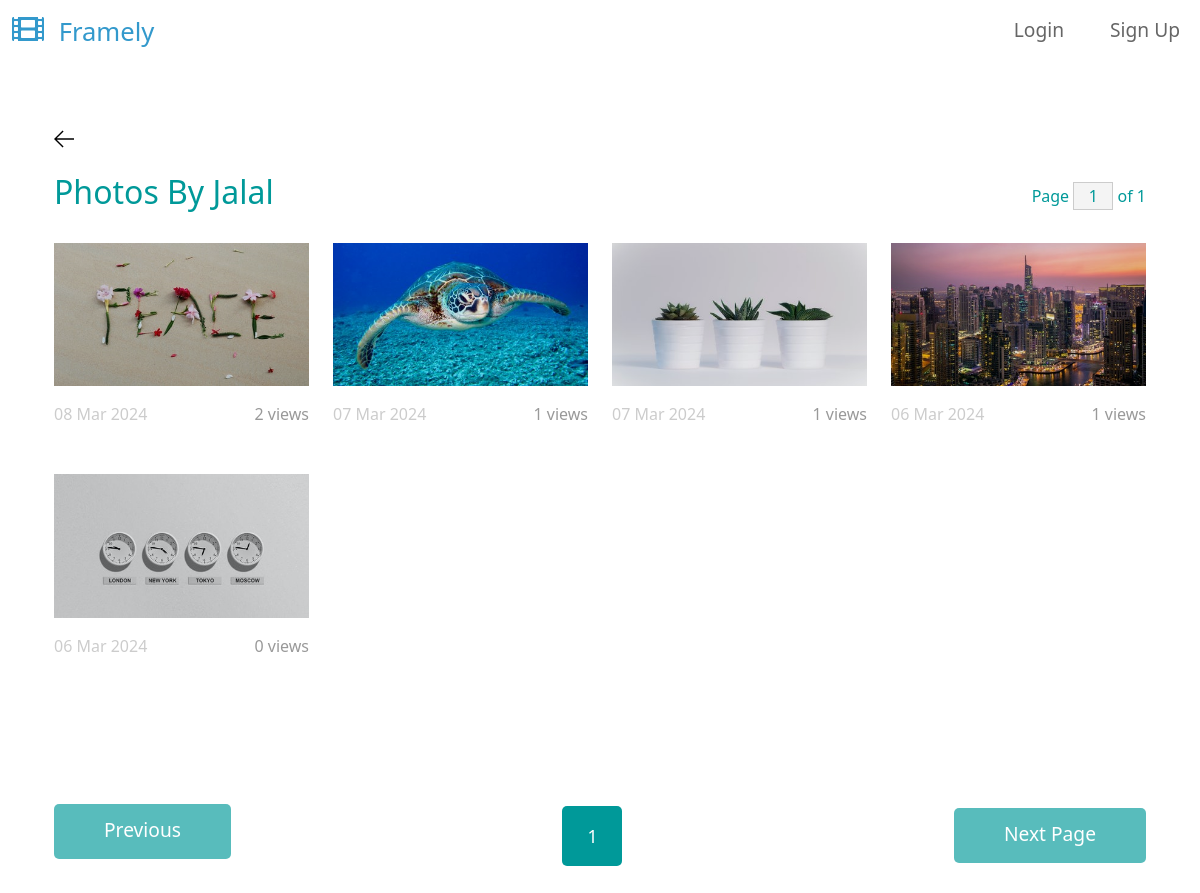
Page /photo-list/Jalal/ on the committed database.
### base/models.py (models this page shows, shortened)
class Photo(models.Model):
    user = models.ForeignKey(
        settings.AUTH_USER_MODEL, on_delete=models.CASCADE, null=True, blank=True
    )
    short_title = models.CharField(max_length=15)
    slug = models.SlugField(blank=True)
    image = models.ImageField(max_length=200)
    created = models.DateField(auto_now_add=True)
    views = models.ManyToManyField(
        settings.AUTH_USER_MODEL,
        related_name="photos_viewed",
    )
    class Meta:
        ordering = ["-created", "-id"]

### base/views.py (the view)
class UserPhotoList(View, PaginatePhotoModelMixin):
    def get(self, request, username):
        user = User.objects.get(username=username)
        user_photo_list = Photo.objects.filter(user=user)
        page = request.GET.get("page") or 1
        context = self.get_context_data(page=page, queryset=user_photo_list)
        context["heading_txt"] = f"Photos By {user.username}"
        return render(request, "photo-list.html", context)

### base/mixins.py (called while the page is built)
    def get_context_data(self, page, per_page=8, queryset=Photo.objects.all()):
        paginator = Paginator(queryset, per_page)
        num_pages = paginator.num_pages
        page_range = paginator.page_range
        if int(page) not in page_range:
            page = num_pages
        current_page = paginator.get_page(page)
        context = {
            "current_page": current_page,
            "page_num": int(page),
            "num_pages": num_pages,
            "page_range": page_range,
            "current_page": current_page,
        }
        return context

### templates/photo-list.html
{% extends 'base.html' %}
{% block content %}
    <div class="container-fluid tm-container-content tm-mt-60">
        <div class="row mb-4">
            <a href="{{request.META.HTTP_REFERER}}">
                <svg version="1.1" xmlns="http://www.w3.org/2000/svg" width="20" height="20" viewBox="0 0 32 32">
                <title>arrow-left</title>
                <path
                    d="M13.723 2.286l-13.723 13.714 13.719 13.714 1.616-1.611-10.96-10.96h27.625v-2.286h-27.625l10.965-10.965-1.616-1.607z"
                ></path>
                </svg>
            </a>
        </div>
        {% include "photo_list_component.html" %}
    </div>
{% endblock %}

### templates/photo_list_component.html (shortened to what this page needs)
    <div class="row mb-4">
        <h2 class="col-6 tm-text-primary">
            {% if heading_txt %}
                {{heading_txt}}
            {% else %}
            Latest Photos
            {% endif %}
        </h2>
        <div class="col-6 d-flex justify-content-end align-items-center">
            <form action="" class="tm-text-primary">
                Page <input name="page" type="text" value="{{page_num}}" size="1" class="tm-input-paging tm-text-primary"> of {{num_pages}}
            </form>
        </div>
    </div>
    <div class="row tm-mb-90 tm-gallery">
        {% for photo in current_page %}
        <div class="col-xl-3 col-lg-4 col-md-6 col-sm-6 col-12 mb-5">
            <figure class="effect-ming tm-video-item">
                <img src="{{photo.image.url}}" alt="Image" class="img-fluid">
                <figcaption class="d-flex align-items-center justify-content-center">
                </figcaption>
            </figure>
            <div class="d-flex justify-content-between tm-text-gray">
                <span class="tm-text-gray-light">{{ photo.created|date:"d M Y" }}</span>
                <span>{{photo.views.count}} views</span>
            </div>
        </div>
        {% endfor %}
    </div>
    <div class="row tm-mb-90">
        <div class="col-12 d-flex justify-content-between align-items-center tm-paging-col">
            {% if current_page.has_previous %}
                <a href="{% url 'home' %}?page={{current_page.previous_page_number}}" class="btn btn-primary tm-btn-prev mb-2">Previous</a>
            {% else %}
                <a href="javascript:void(0);" class="btn btn-primary tm-btn-prev mb-2 disabled">Previous</a>
            {% endif %}
            <div class="tm-paging d-flex">
                {% for i in page_range %}
                    <a href="{% url 'home' %}?page={{i}}" class="{% if i == page_num %}active{% endif %} tm-paging-link">{{i}}</a>
                {% endfor %}
            </div>
            {% if current_page.has_next %}
                <a href="{% url 'home' %}?page={{current_page.next_page_number}}" class="btn btn-primary tm-btn-next">Next Page</a>
            {% else %}
                <a href="javascript:void(0);" class="btn btn-primary tm-btn-next disabled">Next Page</a>
            {% endif %}
        </div>
    </div>

### static/css/templatemo-style.css (style rules this page uses)
a { text-decoration: none; transition: all 0.3s ease; }
.container-fluid { max-width: 1770px; }
.btn { border-radius: 0; }
.btn-primary { background-color: #009999; border: 0; border-radius: 5px; padding: 12px 50px 14px; font-size: 1.2rem; }
.btn-primary.disabled, .btn-primary:disabled { background-color: #009999; pointer-events: all; cursor: not-allowed; }
.tm-mt-60 { margin-top: 60px; }
.tm-mb-90 { margin-bottom: 90px; }
.tm-text-primary { color: #009999; }
.tm-input-paging { width: 40px; border-radius: 0; border: 1px solid #CCCCCC; background: #f4f4f4; text-align: center; }
p, .tm-text-gray { color: #999; }
.tm-text-gray-light { color: #CCC; }
.tm-video-item { position: relative; overflow: hidden; text-align: center; cursor: pointer; }
.tm-video-item img { position: relative; display: block; min-height: 100%; max-width: 100%; opacity: 0.8; }
.tm-video-item figcaption { padding: 2em; color: #fff; text-transform: uppercase; font-size: 1.25em; -webkit-backface-visibility: hidden; backface-visibility: hidden; }
.tm-video-item figcaption::before, .tm-video-item figcaption::after { pointer-events: none; }
.tm-video-item figcaption, .tm-video-item figcaption > a { position: absolute; top: 0; left: 0; width: 100%; height: 100%; }
.tm-paging-link { display: flex; justify-content: center; align-items: center; width: 60px; height: 60px; font-size: 1.1rem; color: #999; background-color: #EEEEEE; margin: 10px; border-radius: 5px; text-decoration: none; transition: all 0.3s ease; }
.tm-paging-link:hover, .tm-paging-link.active { background-color: #009999; color: #fff; }
figure.effect-ming { background: #030c17; }
figure.effect-ming img { opacity: 0.9; -webkit-transition: opacity 0.35s; transition: opacity 0.35s; }
figure.effect-ming figcaption::before { position: absolute; top: 30px; right: 30px; bottom: 30px; left: 30px; border: 2px solid #fff; box-shadow: 0 0 0 30px rgba(255,255,255,0.2); content: ''; opacity: 0; -webkit-transition: opacity 0.35s, -webkit-transform 0.35s; transition: opacity 0.35s, transform 0.35s; -webkit-transform: scale3d(1.4,1.4,1); transform: scale3d(1.4,1.4,1); }

### rows in the picture
Photo: image (picture), created "08 Mar 2024", views.count "2"
Photo: image (picture), created "07 Mar 2024", views.count "1"
Photo: image (picture), created "07 Mar 2024", views.count "1"
Photo: image (picture), created "06 Mar 2024", views.count "1"
Photo: image (picture), created "06 Mar 2024", views.count "0"

### other values in the picture
{{ heading_txt }} "Photos By Jalal"
{{ num_pages }} "1"
{{ i }} "1"
